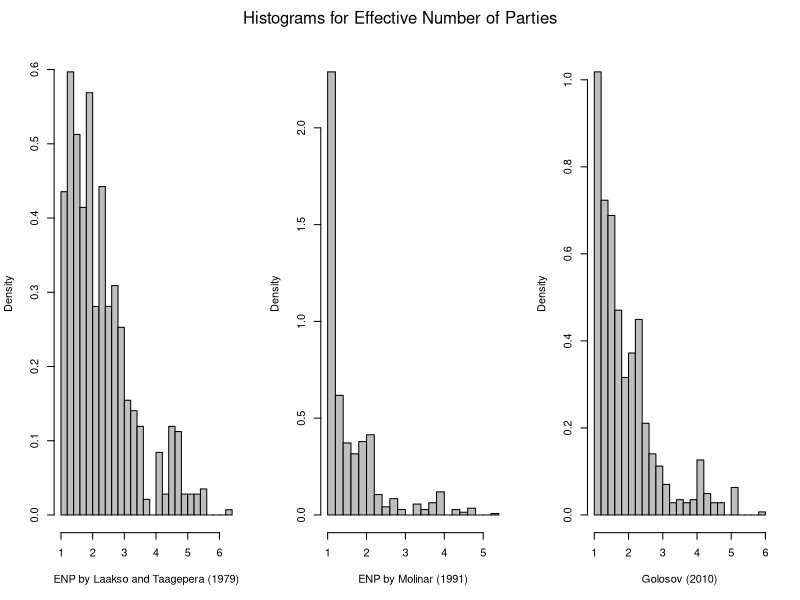
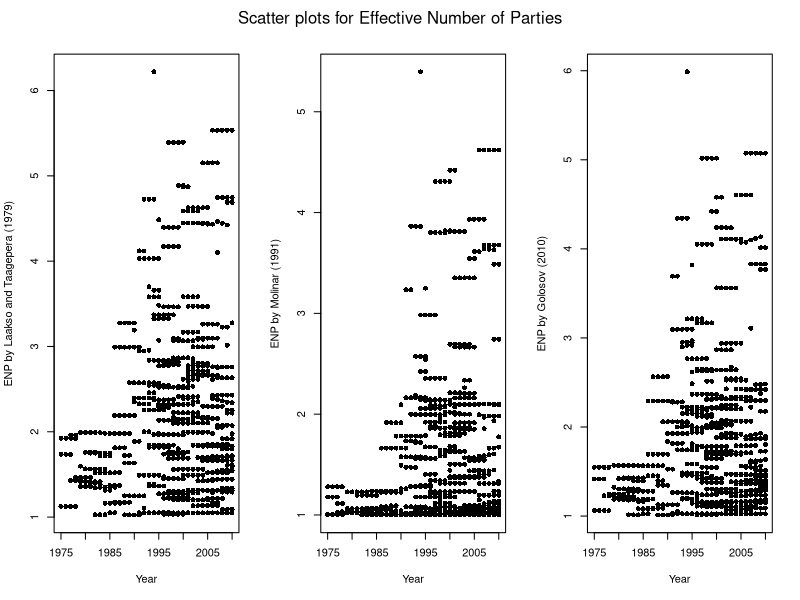
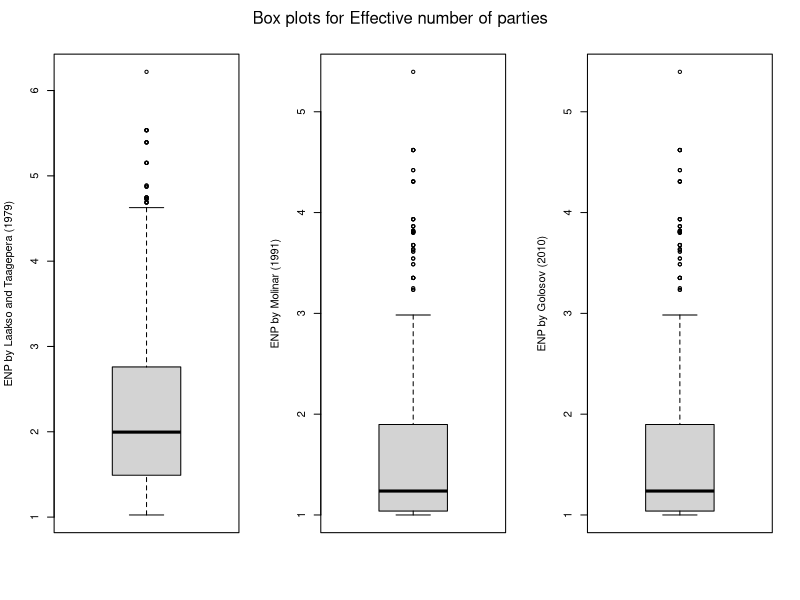
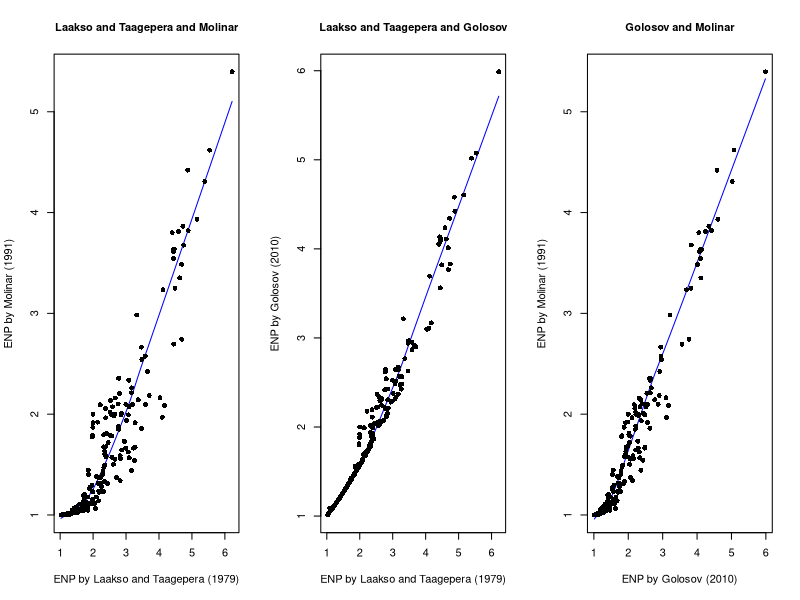

These figures' R source, in order:
## ---- chunk 1
parties <- read.csv("umanetsdata.csv")
## ---- chunk 2

##Histograms 

par(mfrow=c(1,3))
hist (parties$enp_lt, freq = FALSE, breaks = 20, col = "grey",
      main = "",
      xlab = "ENP by Laakso and Taagepera (1979)")
hist (parties$enp_mol, freq = FALSE, breaks = 20, col = "grey",
      xlab = "ENP by Molinar (1991)",
      main = "")
hist (parties$enp_gol, freq = FALSE, breaks = 20, col = "grey",
      xlab = "Golosov (2010)",
      main = "")
mtext("Histograms for Effective Number of Parties", side = 3, line = -2, outer = TRUE)

##Scatter plots
par(mfrow = c(1,3))
plot(parties$year, parties$enp_lt, pch = 16,
     xlab = "Year",
     ylab = "ENP by Laakso and Taagepera (1979)")
plot(parties$year, parties$enp_mol, pch = 16,
     xlab = "Year",
     ylab = "ENP by Molinar (1991)")
plot(parties$year, parties$enp_gol, pch = 16,
     xlab = "Year",
     ylab = "ENP by Golosov (2010)")
mtext("Scatter plots for Effective Number of Parties", side = 3, line = -2, outer = TRUE)

##Box plots

par(mfrow=c(1,3))
boxplot(parties$enp_lt, ylab = "ENP by Laakso and Taagepera (1979)")
boxplot(parties$enp_mol, ylab = "ENP by Molinar (1991)")
boxplot(parties$enp_mol, ylab = "ENP by Golosov (2010)")
mtext("Box plots for Effective number of parties", side = 3, line = -2, outer = TRUE)
## ---- chunk 3

par(mfrow = c(1,3))
plot(parties$enp_lt, parties$enp_mol, pch = 16, 
     lines(lowess(parties$enp_lt, parties$enp_mol), col = "blue"),
     xlab = "ENP by Laakso and Taagepera (1979)",
     ylab = "ENP by Molinar (1991)",
     main = "Laakso and Taagepera and Molinar",
     cex.main=1)
plot(parties$enp_lt, parties$enp_gol, pch = 16,
     lines(lowess(parties$enp_lt, parties$enp_gol), col = "blue"),
     xlab = "ENP by Laakso and Taagepera (1979)",
     ylab = "ENP by Golosov (2010)",
     main = "Laakso and Taagepera and Golosov",
     cex.main=1)
plot(parties$enp_gol, parties$enp_mol, pch = 16,
     lines(lowess(parties$enp_gol, parties$enp_mol), col = "blue"),
     xlab = "ENP by Golosov (2010)",
     ylab = "ENP by Molinar (1991)",
     main = "Golosov and Molinar",
     cex.main=1)
